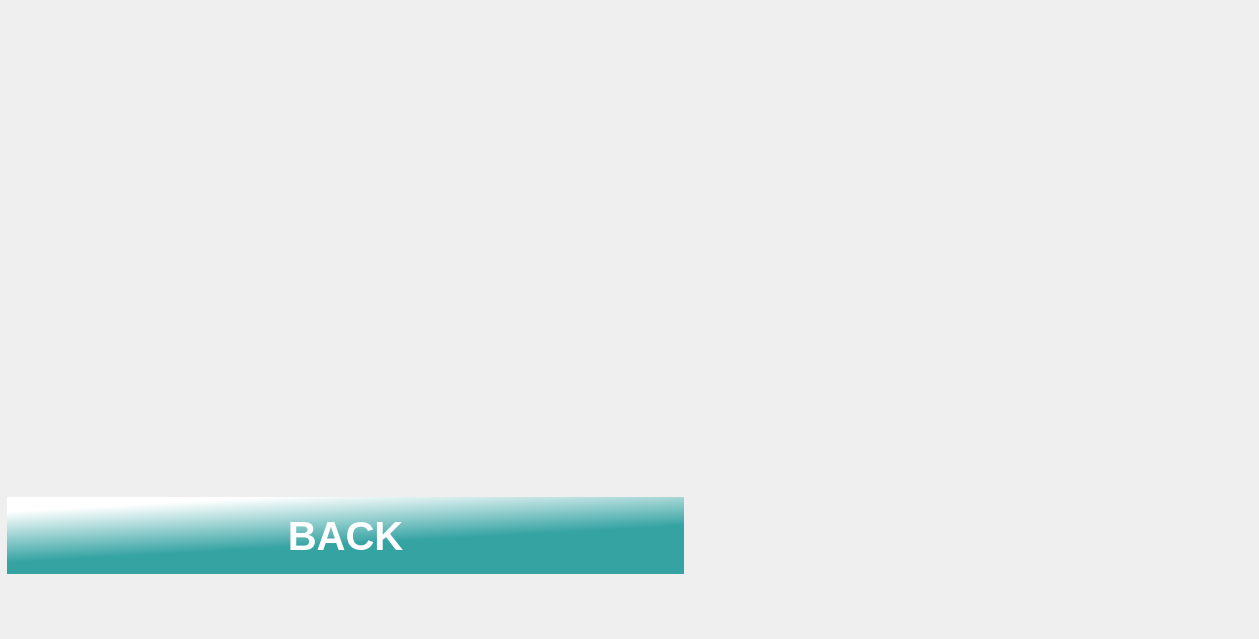
    <widget class="QWidget" name="page_76">
     <widget class="QLabel" name="label_135">
      <property name="geometry">
       <rect>
        <x>0</x>
        <y>0</y>
        <width>1250</width>
        <height>630</height>
       </rect>
      </property>
      <property name="text">
       <string/>
      </property>
      <property name="pixmap">
       <pixmap resource="icon.qrc">:/adding/adding/rm380-02-knyfs2py.jpg</pixmap>
      </property>
      <property name="scaledContents">
       <bool>true</bool>
      </property>
     </widget>
     <widget class="QLabel" name="label_136">
      <property name="geometry">
       <rect>
        <x>0</x>
        <y>0</y>
        <width>691</width>
        <height>461</height>
       </rect>
      </property>
      <property name="text">
       <string/>
      </property>
      <property name="pixmap">
       <pixmap resource="Res2.qrc">:/v_to_36/v_to_36/33.jpg</pixmap>
      </property>
      <property name="scaledContents">
       <bool>true</bool>
      </property>
     </widget>
     <widget class="QPushButton" name="Ar_to_back_2">
      <property name="geometry">
       <rect>
        <x>0</x>
        <y>490</y>
        <width>691</width>
        <height>91</height>
       </rect>
      </property>
      <property name="font">
       <font>
        <pointsize>30</pointsize>
        <italic>false</italic>
        <bold>true</bold>
       </font>
      </property>
      <property name="autoFillBackground">
       <bool>false</bool>
      </property>
      <property name="styleSheet">
       <string notr="true">QPushButton
{
border:none;
color:white;
	
	
	background-color: qlineargradient(spread:pad, x1:0.651, y1:0.536, x2:0.393796, y2:0, stop:0 rgba(54, 163, 163, 255), stop:1 rgba(255, 255, 255, 255));
	
margin:7px;

}
QPushButton:pressed
{
	
	background-color: qlineargradient(spread:pad, x1:0.512878, y1:0.513273, x2:0.653182, y2:1, stop:0 rgba(54, 163, 163, 255), stop:1 rgba(255, 255, 255, 255));
}</string>
      </property>
      <property name="text">
       <string>BACK</string>
      </property>
     </widget>
     <widget class="QLabel" name="label_137">
      <property name="geometry">
       <rect>
        <x>710</x>
        <y>110</y>
        <width>521</width>
        <height>401</height>
       </rect>
      </property>
      <property name="text">
       <string/>
      </property>
      <property name="pixmap">
       <pixmap resource="Res2.qrc">:/v_to_36/v_to_36/33 (2).jpg</pixmap>
      </property>
      <property name="scaledContents">
       <bool>true</bool>
      </property>
     </widget>
    </widget>
